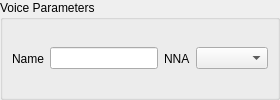
             <widget class="QGroupBox" name="groupBox_3" >
              <property name="title" >
               <string>Voice Parameters</string>
              </property>
              <layout class="QHBoxLayout" >
               <property name="spacing" >
                <number>6</number>
               </property>
               <property name="margin" >
                <number>9</number>
               </property>
               <item>
                <widget class="QLabel" name="label_14" >
                 <property name="text" >
                  <string>Name</string>
                 </property>
                </widget>
               </item>
               <item>
                <widget class="QLineEdit" name="voice_name_lineedit" >
                 <property name="maxLength" >
                  <number>16</number>
                 </property>
                </widget>
               </item>
               <item>
                <widget class="QLabel" name="label" >
                 <property name="text" >
                  <string>NNA</string>
                 </property>
                </widget>
               </item>
               <item>
                <widget class="QComboBox" name="comboBox" >
                 <property name="sizePolicy" >
                  <sizepolicy vsizetype="Fixed" hsizetype="Maximum" >
                   <horstretch>0</horstretch>
                   <verstretch>0</verstretch>
                  </sizepolicy>
                 </property>
                </widget>
               </item>
              </layout>
             </widget>
